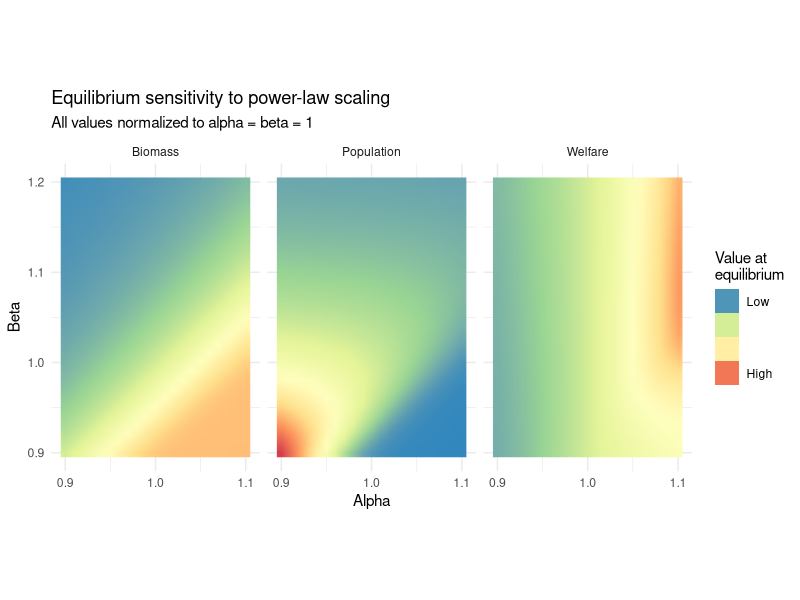

The R script that drew this image:
## ---- chunk 1
library(tidyverse)
## ---- chunk 2
dat <- read_csv('socio-eco-nw equilibrium-pop-table.csv', skip = 6) %>%
  select(alpha, beta, h = 3, Population = 12) %>%
  full_join((read_csv('socio-eco-nw equilibrium-bio-table.csv', skip = 6) %>%
  select(alpha, beta, Biomass = 12))) %>%
  mutate(Welfare = Biomass * h * Population^(beta-1)) %>%
  select(-h)
## ---- chunk 3
dat %>% filter(alpha == 1 & beta == 1) %>% select(3:5)
## ---- chunk 4
dat.norm <- dat %>% 
  mutate(Population = Population / 60000, Biomass = Biomass / .4, Welfare = Welfare / 4e-07)
## ---- chunk 5
dat.norm %>% gather(variable, value, Population:Welfare) %>%
  ggplot(aes(alpha, beta, fill = value)) +
    facet_wrap(~variable) +
    geom_raster(interpolate = T) +
    labs(title = 'Equilibrium sensitivity to power-law scaling', subtitle = 'All values normalized to alpha = beta = 1', x = 'Alpha', y = 'Beta') +
    scale_fill_distiller(name = 'Value at \nequilibrium', palette = 'Spectral', guide = 'legend', breaks = c(.1,1,2,3),labels = c('Low', '','','High')) +
    scale_x_continuous(breaks = c(.9, 1, 1.1)) +
    coord_equal() +
    theme_minimal()
